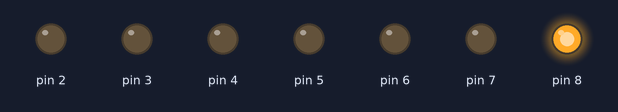
Simulated run of this sketch. Board: Arduino Uno, built with avr-gcc and run on an emulated ATmega328P. Parts: output pins drawn as LEDs (lit = HIGH).

Above: at 0.1 s.
Timing chart, 0 to 1.6 s (numbered marks = the images above):
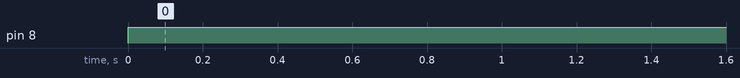

The sketch:

kmap_implementation.ino
```cpp
void zero(){
  digitalWrite(2,LOW);
  digitalWrite(3,LOW);
  digitalWrite(4,LOW);
  digitalWrite(5,LOW);
  digitalWrite(6,LOW);
  digitalWrite(7,LOW);
  digitalWrite(8,HIGH);
}
void one(){
  digitalWrite(2,HIGH);
  digitalWrite(3,LOW);
  digitalWrite(4,LOW);
  digitalWrite(5,HIGH);
  digitalWrite(6,HIGH);
  digitalWrite(7,HIGH);
  digitalWrite(8,HIGH);
}
int a,b,c,d;
int f = 0;

void setup() {
  // put your setup code here, to run once:
  pinMode(2,OUTPUT);
  pinMode(3,OUTPUT);
  pinMode(4,OUTPUT);
  pinMode(5,OUTPUT);
  pinMode(6,OUTPUT);
  pinMode(7,OUTPUT);
  pinMode(8,OUTPUT);
  pinMode(9,INPUT);
  pinMode(10,INPUT);
  pinMode(11,INPUT);
  pinMode(12,INPUT);
}

void loop() {
  // put your main code here, to run repeatedly:
  a=0;
  b=0;
  c=0;
  d=0;
  f = (a&&b) || (a&&c&&d) || ((!a)&&(!b)&&(d)) || (b)&&(!c)&&(!d);
  if(f){
    one();
  }
  else{
    zero();
  }


}
```

Measured:
- by itself, pin 8: LOW → HIGH at 0.00 s
